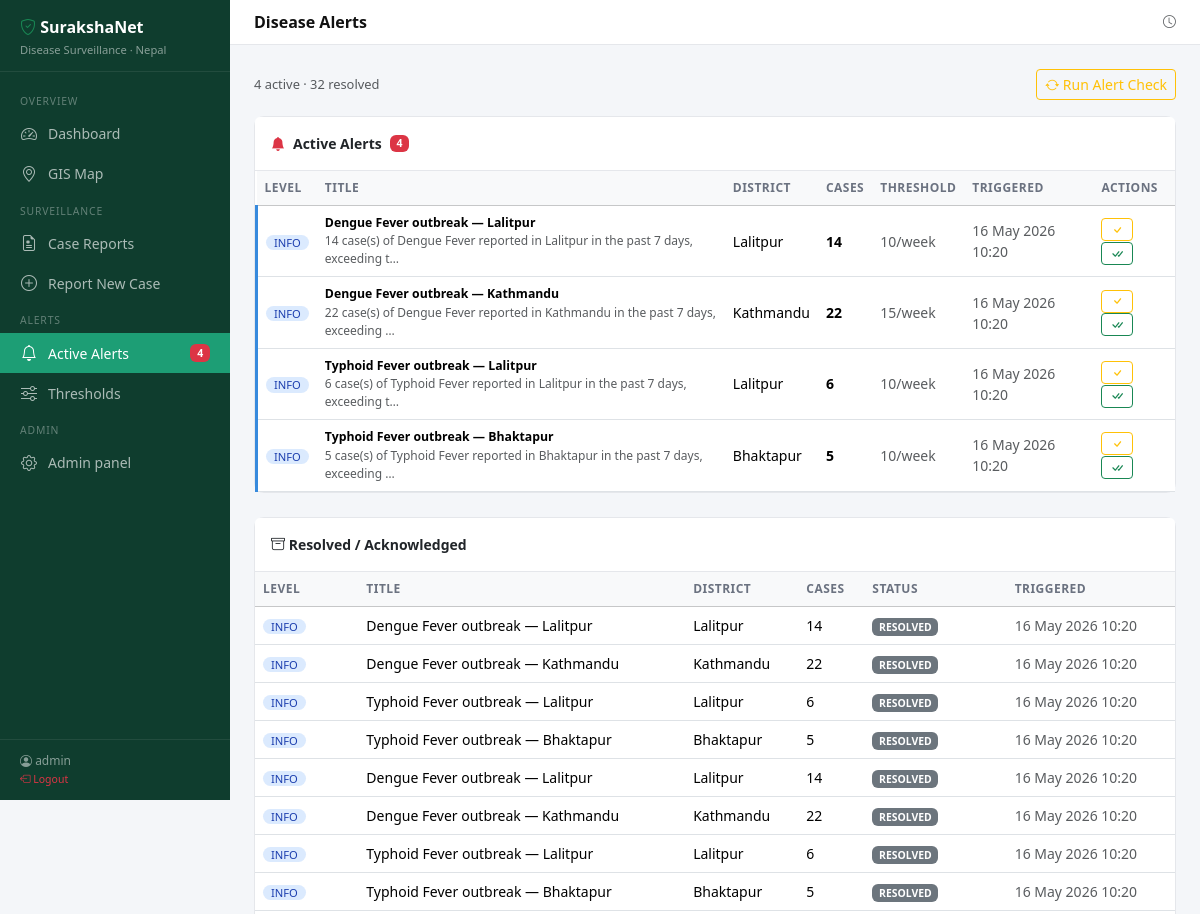
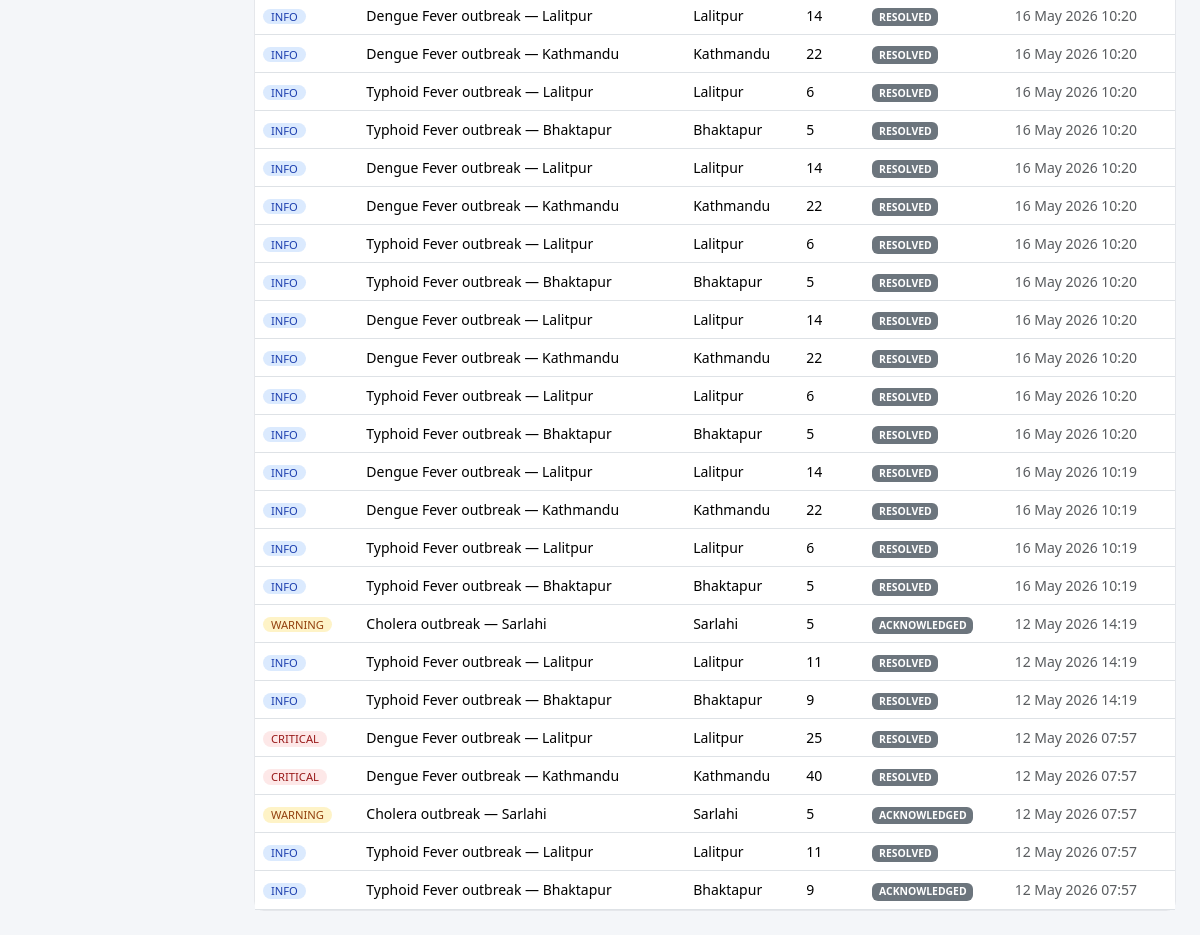
Screenshot of /alerts/ (signed in) with the database file from the repository (2 pictures, top to bottom).
### surveillance/models.py (models this page shows, shortened)
class Alert(models.Model):
    LEVEL_CHOICES = [
        ('info', 'Info'),
        ('warning', 'Warning'),
        ('critical', 'Critical'),
    ]
    STATUS_CHOICES = [
        ('active', 'Active'),
        ('acknowledged', 'Acknowledged'),
        ('resolved', 'Resolved'),
    ]
    disease = models.ForeignKey(Disease, on_delete=models.CASCADE, related_name='alerts')
    district = models.ForeignKey(District, on_delete=models.CASCADE, related_name='alerts')
    level = models.CharField(max_length=10, choices=LEVEL_CHOICES, default='warning')
    status = models.CharField(max_length=15, choices=STATUS_CHOICES, default='active')
    title = models.CharField(max_length=255)
    message = models.TextField()
    case_count = models.PositiveIntegerField()
    threshold = models.PositiveIntegerField()
    triggered_at = models.DateTimeField(auto_now_add=True)
    acknowledged_by = models.ForeignKey(User, on_delete=models.SET_NULL, null=True, blank=True)
    acknowledged_at = models.DateTimeField(null=True, blank=True)
    resolved_at = models.DateTimeField(null=True, blank=True)
    class Meta:
        ordering = ['-triggered_at']

class District(models.Model):
    name = models.CharField(max_length=100)
    province = models.ForeignKey(Province, on_delete=models.CASCADE, related_name='districts')
    latitude = models.DecimalField(max_digits=9, decimal_places=6)
    longitude = models.DecimalField(max_digits=9, decimal_places=6)
    population = models.PositiveIntegerField(default=0)
    class Meta:
        ordering = ['name']

### surveillance/views.py (the view)
# urls.py: path('alerts/', views.alert_list, name='alert_list'),
@login_required
def alert_list(request):
    alerts = Alert.objects.select_related('disease', 'district').order_by('-triggered_at')
    active = alerts.filter(status='active')
    resolved = alerts.filter(status__in=['acknowledged', 'resolved'])
    return render(request, 'surveillance/alert_list.html', {
        'active_alerts': active,
        'resolved_alerts': resolved,
    })

### surveillance/context_processors.py (called while the page is built)
def alert_count(request):
    if request.user.is_authenticated:
        count = Alert.objects.filter(status='active').count()
        return {'active_alert_count': count}
    return {'active_alert_count': 0}

### surveillance/templates/surveillance/alert_list.html (shortened to what this page needs)
{% extends "surveillance/base.html" %}
{% block page_title %}Disease Alerts{% endblock %}
{% block content %}
<div class="d-flex justify-content-between align-items-center mb-3">
  <span class="text-muted small">{{ active_alerts|length }} active · {{ resolved_alerts|length }} resolved</span>
  <form method="post" action="{% url 'run_alert_check' %}">
    <button class="btn btn-outline-warning btn-sm">
      <i class="bi bi-arrow-repeat"></i> Run Alert Check
    </button>
  </form>
</div>
<div class="card mb-4">
  <div class="card-header py-3 d-flex align-items-center gap-2">
    <i class="bi bi-bell-fill text-danger"></i> Active Alerts
    <span class="badge bg-danger">{{ active_alerts|length }}</span>
  </div>
  <div class="table-responsive">
    <table class="table table-hover mb-0">
      <thead class="table-light">
        <tr>
          <th>Level</th>
          <th>Title</th>
          <th>District</th>
          <th>Cases</th>
          <th>Threshold</th>
          <th>Triggered</th>
          <th>Actions</th>
        </tr>
      </thead>
      <tbody>
        {% for alert in active_alerts %}
        <tr class="alert-row-{{ alert.level }}">
          <td>
            <span class="badge badge-{{ alert.level }} text-uppercase status-badge">{{ alert.level }}</span>
          </td>
          <td>
            <div class="fw-semibold small">{{ alert.title }}</div>
            <div class="text-muted" style="font-size:.75rem">{{ alert.message|truncatechars:80 }}</div>
          </td>
          <td>{{ alert.district.name }}</td>
          <td><strong>{{ alert.case_count }}</strong></td>
          <td class="text-muted">{{ alert.threshold }}/week</td>
          <td class="text-muted small">{{ alert.triggered_at|date:"d M Y H:i" }}</td>
          <td>
            <form method="post" action="{% url 'alert_acknowledge' alert.pk %}" class="d-inline">
              <button class="btn btn-sm btn-outline-warning py-0 px-2" title="Acknowledge">
                <i class="bi bi-check"></i>
              </button>
            </form>
            <form method="post" action="{% url 'alert_resolve' alert.pk %}" class="d-inline">
              <button class="btn btn-sm btn-outline-success py-0 px-2" title="Resolve">
                <i class="bi bi-check-all"></i>
              </button>
            </form>
          </td>
        </tr>
        {% endfor %}
      </tbody>
    </table>
  </div>
</div>
<div class="card">
  <div class="card-header py-3"><i class="bi bi-archive"></i> Resolved / Acknowledged</div>
  <div class="table-responsive">
    <table class="table table-hover mb-0">
      <thead class="table-light">
        <tr><th>Level</th><th>Title</th><th>District</th><th>Cases</th><th>Status</th><th>Triggered</th></tr>
      </thead>
      <tbody>
        {% for alert in resolved_alerts %}
        <tr>
          <td><span class="badge badge-{{ alert.level }} text-uppercase status-badge">{{ alert.level }}</span></td>
          <td class="small">{{ alert.title }}</td>
          <td>{{ alert.district.name }}</td>
          <td>{{ alert.case_count }}</td>
          <td><span class="badge bg-secondary text-uppercase" style="font-size:.65rem">{{ alert.status }}</span></td>
          <td class="text-muted small">{{ alert.triggered_at|date:"d M Y H:i" }}</td>
        </tr>
        {% empty %}
        <tr><td colspan="6" class="text-muted text-center py-3">No resolved alerts yet.</td></tr>
        {% endfor %}
      </tbody>
    </table>
  </div>
</div>
{% endblock %}

### surveillance/templates/surveillance/base.html (shortened to what this page needs)
<!DOCTYPE html>
<html lang="en">
<head>
  <link href="https://cdn.jsdelivr.net/npm/bootstrap@5.3.2/dist/css/bootstrap.min.css" rel="stylesheet">
  <link href="https://cdn.jsdelivr.net/npm/bootstrap-icons@1.11.3/font/bootstrap-icons.min.css" rel="stylesheet">
  <link rel="stylesheet" href="https://unpkg.com/leaflet@1.9.4/dist/leaflet.css">
</head>
<body>
{% if user.is_authenticated %}
<nav id="sidebar">
  <div class="sidebar-brand">
    <h5><i class="bi bi-shield-check text-success"></i> SurakshaNet</h5>
    <small>Disease Surveillance · Nepal</small>
  </div>
  <div class="sidebar-nav">
    <div class="nav-section-label">Overview</div>
    <a href="{% url 'dashboard' %}" class="nav-link {% if request.resolver_match.url_name == 'dashboard' %}active{% endif %}">
      <i class="bi bi-speedometer2"></i> Dashboard
    </a>
    <a href="{% url 'map' %}" class="nav-link {% if request.resolver_match.url_name == 'map' %}active{% endif %}">
      <i class="bi bi-geo-alt"></i> GIS Map
    </a>
    <div class="nav-section-label">Surveillance</div>
    <a href="{% url 'case_list' %}" class="nav-link {% if 'case' in request.resolver_match.url_name %}active{% endif %}">
      <i class="bi bi-file-earmark-medical"></i> Case Reports
    </a>
    <a href="{% url 'case_create' %}" class="nav-link">
      <i class="bi bi-plus-circle"></i> Report New Case
    </a>
    <div class="nav-section-label">Alerts</div>
    <a href="{% url 'alert_list' %}" class="nav-link {% if 'alert' in request.resolver_match.url_name %}active{% endif %}">
      <i class="bi bi-bell"></i> Active Alerts
      {% with count=active_alert_count %}
        {% if count %}<span class="badge bg-danger ms-auto">{{ count }}</span>{% endif %}
      {% endwith %}
    </a>
    <a href="{% url 'threshold_list' %}" class="nav-link {% if 'threshold' in request.resolver_match.url_name %}active{% endif %}">
      <i class="bi bi-sliders"></i> Thresholds
    </a>
    <div class="nav-section-label">Admin</div>
    <a href="/admin/" class="nav-link"><i class="bi bi-gear"></i> Admin panel</a>
  </div>
  <div class="sidebar-footer">
    <i class="bi bi-person-circle"></i> {{ user.get_full_name|default:user.username }}<br>
    <a href="{% url 'logout' %}" class="text-danger text-decoration-none small">
      <i class="bi bi-box-arrow-left"></i> Logout
    </a>
  </div>
</nav>
<div id="main">
  <div class="topbar">
    <span class="topbar-title">{% block page_title %}Dashboard{% endblock %}</span>
    <div class="d-flex align-items-center gap-3">
      <span class="text-muted small"><i class="bi bi-clock"></i> {{ now|date:"D, d M Y" }}</span>
    </div>
  </div>
  <div class="page-body">
    {% block content %}{% endblock %}
  </div>
</div>
{% else %}
  {% block auth_content %}{% endblock %}
{% endif %}
</body>
</html>

### surveillance/templates/surveillance/base.html (style rules this page uses)
:root { --sidebar-width: 230px; --brand-green: #1D9E75; --brand-dark: #0f3d2e; --brand-red: #E24B4A; --brand-amber: #EF9F27; }
body { background: #f4f6f9; font-size: 0.92rem; }
#sidebar { position: fixed; top: 0; left: 0; height: 100vh; width: var(--sidebar-width); background: var(--brand-dark); display: flex; flex-direction: column; z-index: 1000; overflow-y: auto; }
.sidebar-brand { padding: 18px 20px 12px; border-bottom: 1px solid rgba(255,255,255,0.08); }
.sidebar-brand h5 { color: #fff; font-weight: 600; margin: 0; font-size: 1rem; }
.sidebar-brand small { color: rgba(255,255,255,0.5); font-size: 0.7rem; }
.sidebar-nav { padding: 12px 0; flex: 1; }
.nav-section-label { font-size: 0.65rem; text-transform: uppercase; letter-spacing: .08em; color: rgba(255,255,255,0.35); padding: 10px 20px 4px; }
.sidebar-nav .nav-link { color: rgba(255,255,255,0.65); padding: 8px 20px; border-radius: 0; display: flex; align-items: center; gap: 10px; font-size: 0.875rem; transition: all 0.15s; }
.sidebar-nav .nav-link.active { color: #fff; background: var(--brand-green); }
.sidebar-nav .nav-link i { font-size: 1rem; width: 18px; text-align: center; }
.sidebar-footer { padding: 12px 20px; border-top: 1px solid rgba(255,255,255,0.08); color: rgba(255,255,255,0.5); font-size: 0.75rem; }
#main { margin-left: var(--sidebar-width); min-height: 100vh; }
.topbar { background: #fff; border-bottom: 1px solid #e5e7eb; padding: 10px 24px; display: flex; align-items: center; justify-content: space-between; position: sticky; top: 0; z-index: 100; }
.topbar-title { font-weight: 600; font-size: 1rem; color: #111; }
.page-body { padding: 24px; }
.card { border: 1px solid #e5e7eb; border-radius: 10px; }
.card-header { background: #fff; border-bottom: 1px solid #e5e7eb; font-weight: 600; font-size: 0.875rem; }
.badge-critical { background: #fde8e8; color: #991b1b; }
.badge-warning { background: #fef3c7; color: #92400e; }
.badge-info { background: #dbeafe; color: #1e40af; }
.alert-row-info { border-left: 3px solid #378ADD; }
.table th { font-size: 0.75rem; text-transform: uppercase; letter-spacing:.04em; color: #6b7280; font-weight: 600; }
.table td { vertical-align: middle; font-size: 0.875rem; }
.status-badge { font-size: 0.7rem; padding: 2px 8px; border-radius: 20px; font-weight: 500; }

### rows the page displays
Alert: level "INFO", title "Dengue Fever outbreak — Lalitpur", message "14 case(s) of Dengue Fever reported in Lalitpur in the past 7 days, exceeding t…", district.name "Lalitpur", case_count "14", threshold "10", triggered_at "16 May 2026 10:20"
Alert: level "INFO", title "Dengue Fever outbreak — Kathmandu", message "22 case(s) of Dengue Fever reported in Kathmandu in the past 7 days, exceeding …", district.name "Kathmandu", case_count "22", threshold "15", triggered_at "16 May 2026 10:20"
Alert: level "INFO", title "Typhoid Fever outbreak — Lalitpur", message "6 case(s) of Typhoid Fever reported in Lalitpur in the past 7 days, exceeding t…", district.name "Lalitpur", case_count "6", threshold "10", triggered_at "16 May 2026 10:20"
Alert: level "INFO", title "Typhoid Fever outbreak — Bhaktapur", message "5 case(s) of Typhoid Fever reported in Bhaktapur in the past 7 days, exceeding …", district.name "Bhaktapur", case_count "5", threshold "10", triggered_at "16 May 2026 10:20"
Alert: level "INFO", title "Dengue Fever outbreak — Lalitpur", district.name "Lalitpur", case_count "14", status "RESOLVED", triggered_at "16 May 2026 10:20"
Alert: level "INFO", title "Dengue Fever outbreak — Kathmandu", district.name "Kathmandu", case_count "22", status "RESOLVED", triggered_at "16 May 2026 10:20"
Alert: level "INFO", title "Typhoid Fever outbreak — Lalitpur", district.name "Lalitpur", case_count "6", status "RESOLVED", triggered_at "16 May 2026 10:20"
Alert: level "INFO", title "Typhoid Fever outbreak — Bhaktapur", district.name "Bhaktapur", case_count "5", status "RESOLVED", triggered_at "16 May 2026 10:20"
Alert: level "INFO", title "Dengue Fever outbreak — Lalitpur", district.name "Lalitpur", case_count "14", status "RESOLVED", triggered_at "16 May 2026 10:20"
Alert: level "INFO", title "Dengue Fever outbreak — Kathmandu", district.name "Kathmandu", case_count "22", status "RESOLVED", triggered_at "16 May 2026 10:20"
Alert: level "INFO", title "Typhoid Fever outbreak — Lalitpur", district.name "Lalitpur", case_count "6", status "RESOLVED", triggered_at "16 May 2026 10:20"
Alert: level "INFO", title "Typhoid Fever outbreak — Bhaktapur", district.name "Bhaktapur", case_count "5", status "RESOLVED", triggered_at "16 May 2026 10:20"
Alert: level "INFO", title "Dengue Fever outbreak — Lalitpur", district.name "Lalitpur", case_count "14", status "RESOLVED", triggered_at "16 May 2026 10:20"
Alert: level "INFO", title "Dengue Fever outbreak — Kathmandu", district.name "Kathmandu", case_count "22", status "RESOLVED", triggered_at "16 May 2026 10:20"
Alert: level "INFO", title "Typhoid Fever outbreak — Lalitpur", district.name "Lalitpur", case_count "6", status "RESOLVED", triggered_at "16 May 2026 10:20"
Alert: level "INFO", title "Typhoid Fever outbreak — Bhaktapur", district.name "Bhaktapur", case_count "5", status "RESOLVED", triggered_at "16 May 2026 10:20"
Alert: level "INFO", title "Dengue Fever outbreak — Lalitpur", district.name "Lalitpur", case_count "14", status "RESOLVED", triggered_at "16 May 2026 10:20"
Alert: level "INFO", title "Dengue Fever outbreak — Kathmandu", district.name "Kathmandu", case_count "22", status "RESOLVED", triggered_at "16 May 2026 10:20"
Alert: level "INFO", title "Typhoid Fever outbreak — Lalitpur", district.name "Lalitpur", case_count "6", status "RESOLVED", triggered_at "16 May 2026 10:20"
Alert: level "INFO", title "Typhoid Fever outbreak — Bhaktapur", district.name "Bhaktapur", case_count "5", status "RESOLVED", triggered_at "16 May 2026 10:20"
Alert: level "INFO", title "Dengue Fever outbreak — Lalitpur", district.name "Lalitpur", case_count "14", status "RESOLVED", triggered_at "16 May 2026 10:20"
Alert: level "INFO", title "Dengue Fever outbreak — Kathmandu", district.name "Kathmandu", case_count "22", status "RESOLVED", triggered_at "16 May 2026 10:20"
Alert: level "INFO", title "Typhoid Fever outbreak — Lalitpur", district.name "Lalitpur", case_count "6", status "RESOLVED", triggered_at "16 May 2026 10:20"
Alert: level "INFO", title "Typhoid Fever outbreak — Bhaktapur", district.name "Bhaktapur", case_count "5", status "RESOLVED", triggered_at "16 May 2026 10:20"
Alert: level "INFO", title "Dengue Fever outbreak — Lalitpur", district.name "Lalitpur", case_count "14", status "RESOLVED", triggered_at "16 May 2026 10:19"
Alert: level "INFO", title "Dengue Fever outbreak — Kathmandu", district.name "Kathmandu", case_count "22", status "RESOLVED", triggered_at "16 May 2026 10:19"
Alert: level "INFO", title "Typhoid Fever outbreak — Lalitpur", district.name "Lalitpur", case_count "6", status "RESOLVED", triggered_at "16 May 2026 10:19"
Alert: level "INFO", title "Typhoid Fever outbreak — Bhaktapur", district.name "Bhaktapur", case_count "5", status "RESOLVED", triggered_at "16 May 2026 10:19"
Alert: level "WARNING", title "Cholera outbreak — Sarlahi", district.name "Sarlahi", case_count "5", status "ACKNOWLEDGED", triggered_at "12 May 2026 14:19"
Alert: level "INFO", title "Typhoid Fever outbreak — Lalitpur", district.name "Lalitpur", case_count "11", status "RESOLVED", triggered_at "12 May 2026 14:19"
Alert: level "INFO", title "Typhoid Fever outbreak — Bhaktapur", district.name "Bhaktapur", case_count "9", status "RESOLVED", triggered_at "12 May 2026 14:19"
Alert: level "CRITICAL", title "Dengue Fever outbreak — Lalitpur", district.name "Lalitpur", case_count "25", status "RESOLVED", triggered_at "12 May 2026 07:57"
Alert: level "CRITICAL", title "Dengue Fever outbreak — Kathmandu", district.name "Kathmandu", case_count "40", status "RESOLVED", triggered_at "12 May 2026 07:57"
Alert: level "WARNING", title "Cholera outbreak — Sarlahi", district.name "Sarlahi", case_count "5", status "ACKNOWLEDGED", triggered_at "12 May 2026 07:57"
Alert: level "INFO", title "Typhoid Fever outbreak — Lalitpur", district.name "Lalitpur", case_count "11", status "RESOLVED", triggered_at "12 May 2026 07:57"
Alert: level "INFO", title "Typhoid Fever outbreak — Bhaktapur", district.name "Bhaktapur", case_count "9", status "ACKNOWLEDGED", triggered_at "12 May 2026 07:57"

### other values shown
{{ count }} "4"
{{ user.get_full_name|default:user.username }} "admin"
{{ active_alerts|length }} "4"
{{ resolved_alerts|length }} "32"
